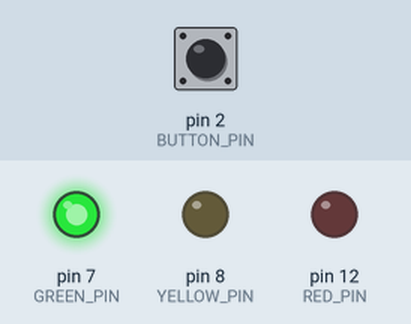
A sketch run on a simulated Arduino Uno, built with avr-gcc and run on an emulated ATmega328P. Shown: output pins drawn as LEDs (lit = HIGH). Inputs (shaded band) come from the test bench; at power-on: pin 2 (BUTTON_PIN) HIGH.

Above: at 1.2 s.
1.3 s: pin 2 (BUTTON_PIN) pulled LOW for 0.15 s
At 2.1 s:
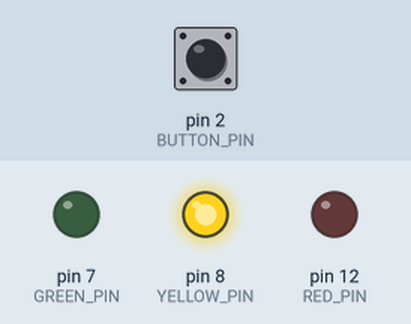
At 3.6 s:
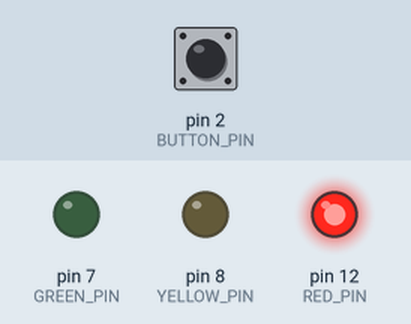
Timing chart, 0 to 9.8 s (numbered marks = the images above; inputs shaded):
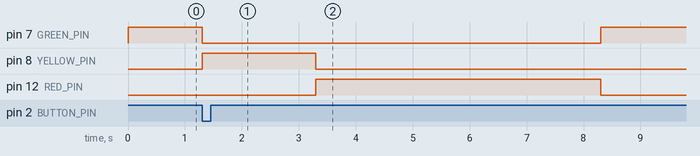

The sketch:

traffic-light.ino
```cpp
const int RED_PIN = 12;
const int YELLOW_PIN = 8;
const int GREEN_PIN = 7;
const int BUTTON_PIN = 2;

int state = 0;                 // 0 = green, 1 = yellow, 2 = red
unsigned long stateStart = 0;  // when we entered the current state

void setup() {
  pinMode(RED_PIN, OUTPUT);
  pinMode(YELLOW_PIN, OUTPUT);
  pinMode(GREEN_PIN, OUTPUT);
  pinMode(BUTTON_PIN, INPUT_PULLUP);
}

void loop() {
  unsigned long elapsed = millis() - stateStart;
  int pressed = (digitalRead(BUTTON_PIN) == LOW);

  if (state == 0 && pressed) {
    state = 1;
    stateStart = millis();
  }
  else if (state == 1 && elapsed >= 2000) {
    state = 2;
    stateStart = millis();
  }
  else if (state == 2 && elapsed >= 5000) {
    state = 0;
    stateStart = millis();
  }

  digitalWrite(GREEN_PIN,  state == 0);
  digitalWrite(YELLOW_PIN, state == 1);
  digitalWrite(RED_PIN,    state == 2);
}
```

Measured:
- after the input at 1.3 s, pin 7 (GREEN_PIN): HIGH → LOW at once, → HIGH 7.0 s later; pin 8 (YELLOW_PIN): LOW → HIGH at once, → LOW 2.0 s later; pin 12 (RED_PIN): LOW → HIGH after 2.0 s, → LOW 5.0 s later
